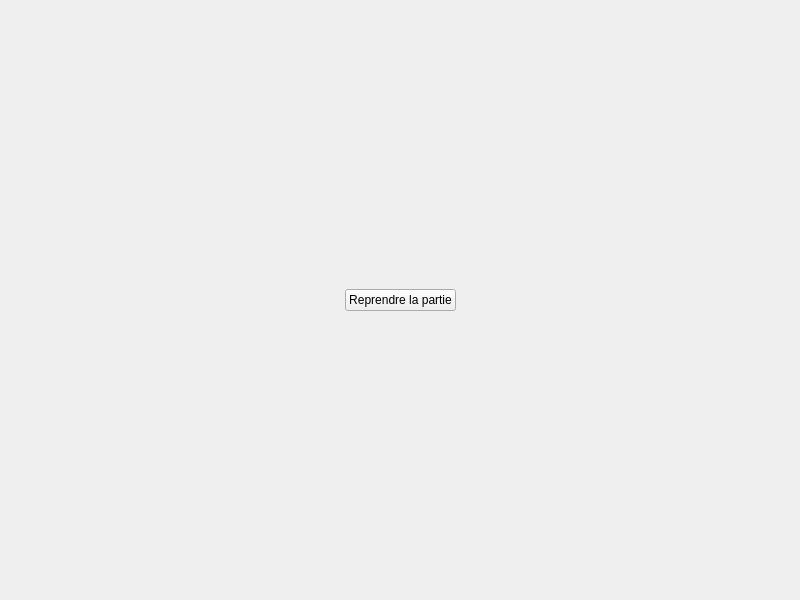
<?xml version="1.0" encoding="UTF-8"?>
<ui version="4.0">
 <class>VueJeuPause</class>
 <widget class="QWidget" name="VueJeuPause">
  <property name="geometry">
   <rect>
    <x>0</x>
    <y>0</y>
    <width>800</width>
    <height>600</height>
   </rect>
  </property>
  <property name="minimumSize">
   <size>
    <width>800</width>
    <height>600</height>
   </size>
  </property>
  <property name="windowTitle">
   <string>Form</string>
  </property>
  <layout class="QVBoxLayout" name="verticalLayout">
   <item>
    <layout class="QHBoxLayout" name="LayoutJeuPause">
     <item>
      <spacer name="spacerGauche">
       <property name="orientation">
        <enum>Qt::Horizontal</enum>
       </property>
       <property name="sizeHint" stdset="0">
        <size>
         <width>40</width>
         <height>20</height>
        </size>
       </property>
      </spacer>
     </item>
     <item>
      <layout class="QVBoxLayout" name="contenuLayout">
       <item>
        <spacer name="spacerHaut">
         <property name="orientation">
          <enum>Qt::Vertical</enum>
         </property>
         <property name="sizeHint" stdset="0">
          <size>
           <width>20</width>
           <height>40</height>
          </size>
         </property>
        </spacer>
       </item>
       <item>
        <widget class="QPushButton" name="boutonReprendrePartie">
         <property name="text">
          <string>Reprendre la partie</string>
         </property>
        </widget>
       </item>
       <item>
        <spacer name="spacerBas">
         <property name="orientation">
          <enum>Qt::Vertical</enum>
         </property>
         <property name="sizeHint" stdset="0">
          <size>
           <width>20</width>
           <height>40</height>
          </size>
         </property>
        </spacer>
       </item>
      </layout>
     </item>
     <item>
      <spacer name="spacerDroit">
       <property name="orientation">
        <enum>Qt::Horizontal</enum>
       </property>
       <property name="sizeHint" stdset="0">
        <size>
         <width>40</width>
         <height>20</height>
        </size>
       </property>
      </spacer>
     </item>
    </layout>
   </item>
  </layout>
 </widget>
 <resources/>
 <connections/>
</ui>
